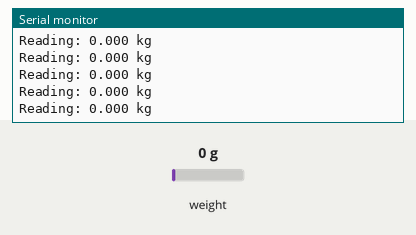
Recording of a sketch running on a simulated Arduino Uno, built with avr-gcc and run on an emulated ATmega328P. Shown: the last lines printed to the serial monitor. The inputs (shaded band) are chosen by the test bench; at power-on: weight on the scale 0 g.

Above: at 1.2 s.
1.3 s: weight on the scale set to 100 g
At 1.31 s:
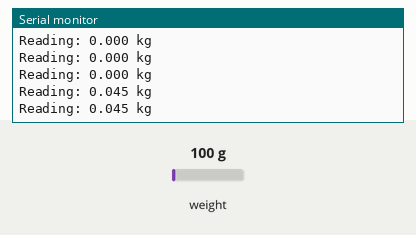
4.3 s: weight on the scale set to 1250 g
At 4.33 s:
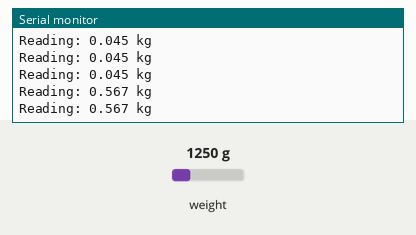
Timing chart, 0 to 7.3 s (numbered marks = the images above; inputs shaded):
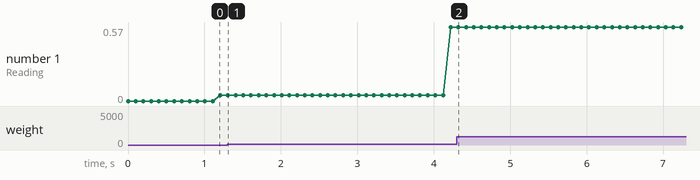

The sketch:

ex_loadcell.ino
```cpp
#include "HX711.h"

float calibration_factor =355286;
#define zero_factor 8214773
#define DOUT  17
#define CLK   16
#define DEC_POINT  3

float offset=0;
float get_units_kg();

HX711 scale(DOUT, CLK);

void setup()
{
  Serial.begin(115200);
  Serial.println("Load Cell");
  scale.set_scale(calibration_factor);
  scale.set_offset(zero_factor);
}
void loop()
{
  Serial.print("Reading: ");
  String data = String(get_units_kg()+offset, DEC_POINT);
  Serial.print(data);
  Serial.println(" kg");
}
float get_units_kg()
{
  return(scale.get_units()*0.453592);
}
```

Measured:
- after the input at 1.3 s, the serial monitor: prints a new line at once (image 1)
- after the input at 4.3 s, the serial monitor: prints a new line at once (image 2)
- plotted number 1: 0.04 → 0.57 after the input at 1.3 s
